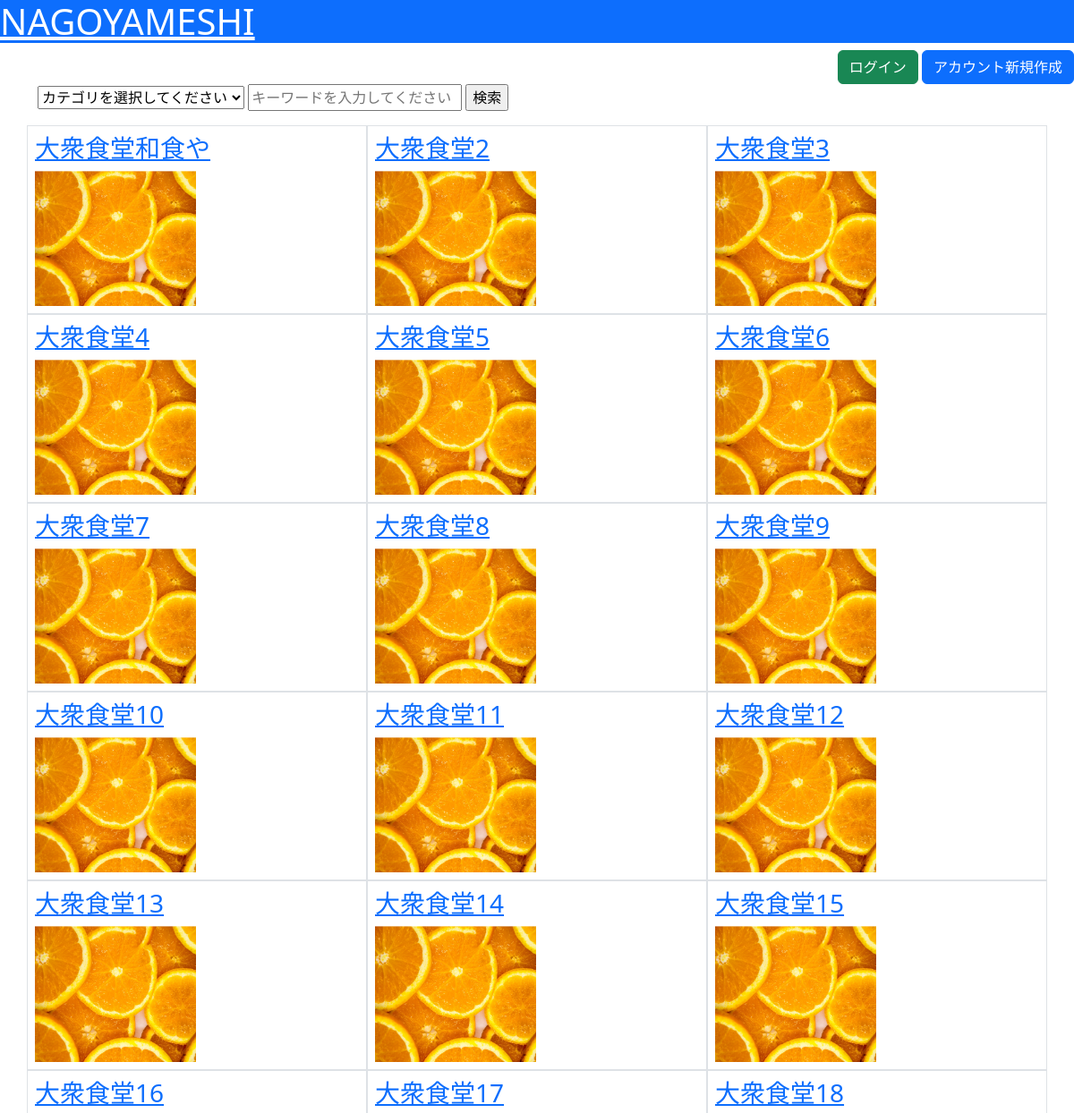
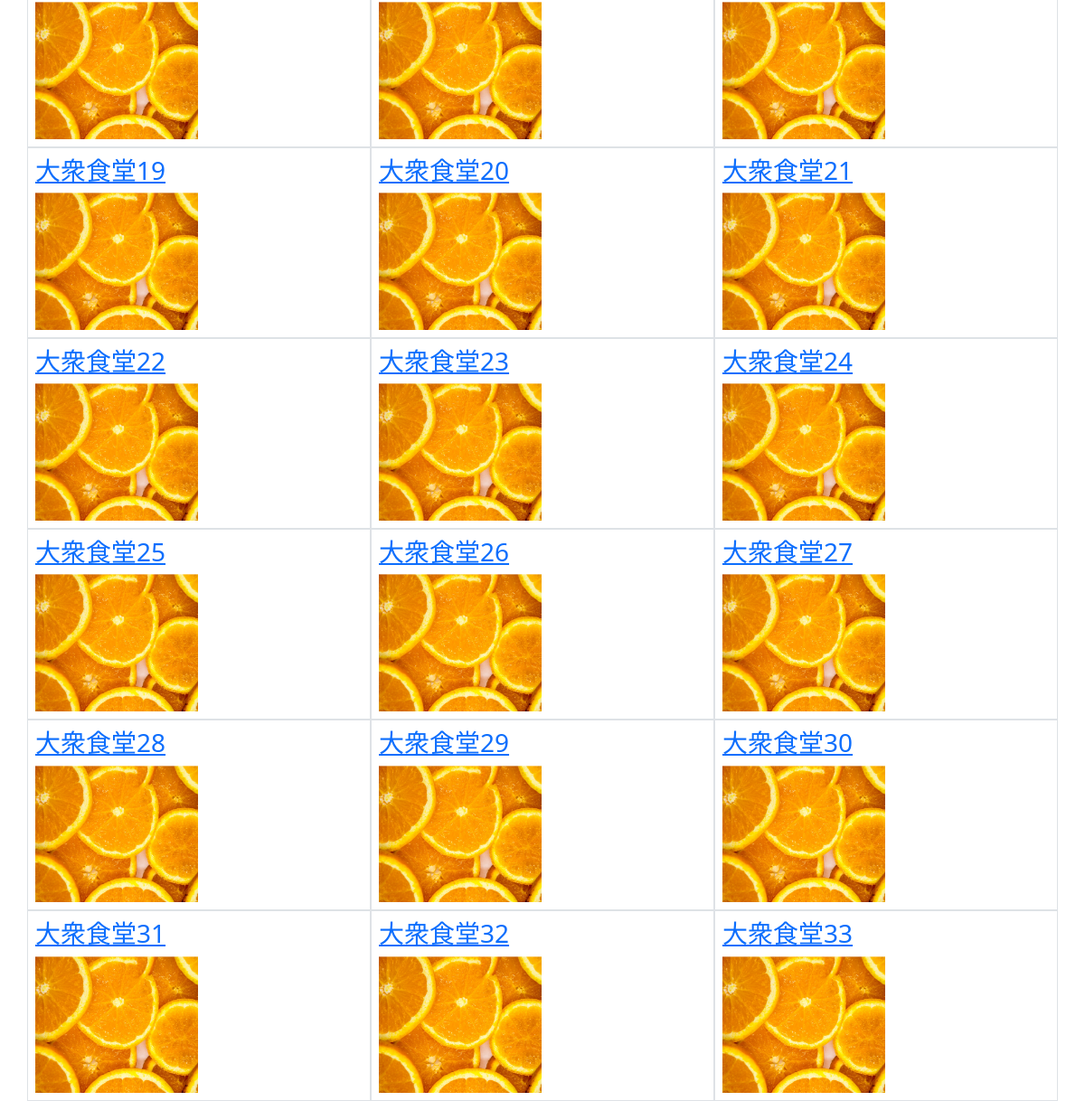
The page / on the database its author committed (2 pictures, top to bottom).
### nagoyameshi/models.py (models this page shows, shortened)
class Restaurant(models.Model):
    category = models.ForeignKey(Category, verbose_name="カテゴリ", on_delete=models.CASCADE)
    name = models.CharField(verbose_name="名前", max_length=50)
    image = models.ImageField(verbose_name="画像", upload_to="nagoyameshi/restaurant/image/")
    description = models.CharField(verbose_name="店舗説明", max_length=500)
    start_at = models.TimeField(verbose_name="営業開始時間", default=timezone.now)
    end_at = models.TimeField(verbose_name="営業終了時間", default=timezone.now)
    cost = models.PositiveIntegerField(verbose_name="価格帯")
    post_code = models.CharField(verbose_name="郵便番号", max_length=8)
    address = models.CharField(verbose_name="住所", max_length=100)
    tel = models.CharField(verbose_name="電話番号", max_length=11)
    created_at = models.DateTimeField(verbose_name="作成日時", default=timezone.now)
    updated_at = models.DateTimeField(verbose_name="更新日時", auto_now=True)
    capacity = models.PositiveIntegerField(verbose_name="収容人数",default=20)

### nagoyameshi/views.py (the view)
# urls.py: path("", views.TopView.as_view(), name="top" ),
class TopView(TemplateView):
    template_name = "nagoyameshi/top.html"
    def get_context_data(self, **kwargs):
        context = super().get_context_data(**kwargs)
        context["categories"] = Category.objects.all()
        query = Q()
        """
        query &= Q(name__icontains="2")
        query &= Q(name__icontains="食堂")
        # 大衆を含み、なおかつ 食堂を含む。
        print(Restaurant.objects.filter(query))
        """
        print(self.request.GET)
        if "search" in self.request.GET:
            print("検索処理")
            print(self.request.GET["search"])
            words = self.request.GET["search"].replace("　"," ").split(" ")
            for word in words:
                query &= Q(name__icontains=word)
        """
            # query の wordsのキーワードがすべて条件に含まれた状態になる。
            context['restaurants'] = Restaurant.objects.filter(query)
        else:
            context['restaurants'] = Restaurant.objects.filter(query)
            # ↑は Restaurant.objects.all()と同じ。
        """
        if "category" in self.request.GET:
            if self.request.GET["category"] != "":
                query &= Q(category=self.request.GET["category"])
        context['restaurants'] = Restaurant.objects.filter(query)
        return context

### nagoyameshi/models.py (called while the page is built)
    def str_id(self):
        return str(self.id)

### nagoyameshi/templates/nagoyameshi/top.html (shortened to what this page needs)
{% extends "base.html" %}
{% block content %}
<form action="" method="get">
    <select name="category">
        <option value="">カテゴリを選択してください</option>
    </select>
    <input class="" type="text" placeholder="キーワードを入力してください" name="search" value="{{ request.GET.search }}">
    <input type="submit" value="検索">
</form>
<div class="row">
    {% for restaurant in restaurants %}
    <div class="col-4 border p-2">
        <a href="{% url 'detail' restaurant.id %}" >
            <h3>{{ restaurant.name }}</h3>
            <img src="{{ restaurant.image.url }}" style="width:180px; height:auto;">
        </a>
    </div>
    {% endfor %}
</div>
{% endblock %}

### rows shown on the page
Restaurant: name "大衆食堂和食や", image (picture)
Restaurant: name "大衆食堂2", image (picture)
Restaurant: name "大衆食堂3", image (picture)
Restaurant: name "大衆食堂4", image (picture)
Restaurant: name "大衆食堂5", image (picture)
Restaurant: name "大衆食堂6", image (picture)
Restaurant: name "大衆食堂7", image (picture)
Restaurant: name "大衆食堂8", image (picture)
Restaurant: name "大衆食堂9", image (picture)
Restaurant: name "大衆食堂10", image (picture)
Restaurant: name "大衆食堂11", image (picture)
Restaurant: name "大衆食堂12", image (picture)
Restaurant: name "大衆食堂13", image (picture)
Restaurant: name "大衆食堂14", image (picture)
Restaurant: name "大衆食堂15", image (picture)
Restaurant: name "大衆食堂16", image (picture)
Restaurant: name "大衆食堂17", image (picture)
Restaurant: name "大衆食堂18", image (picture)
Restaurant: name "大衆食堂19", image (picture)
Restaurant: name "大衆食堂20", image (picture)
Restaurant: name "大衆食堂21", image (picture)
Restaurant: name "大衆食堂22", image (picture)
Restaurant: name "大衆食堂23", image (picture)
Restaurant: name "大衆食堂24", image (picture)
Restaurant: name "大衆食堂25", image (picture)
Restaurant: name "大衆食堂26", image (picture)
Restaurant: name "大衆食堂27", image (picture)
Restaurant: name "大衆食堂28", image (picture)
Restaurant: name "大衆食堂29", image (picture)
Restaurant: name "大衆食堂30", image (picture)
Restaurant: name "大衆食堂31", image (picture)
Restaurant: name "大衆食堂32", image (picture)
Restaurant: name "大衆食堂33", image (picture)
